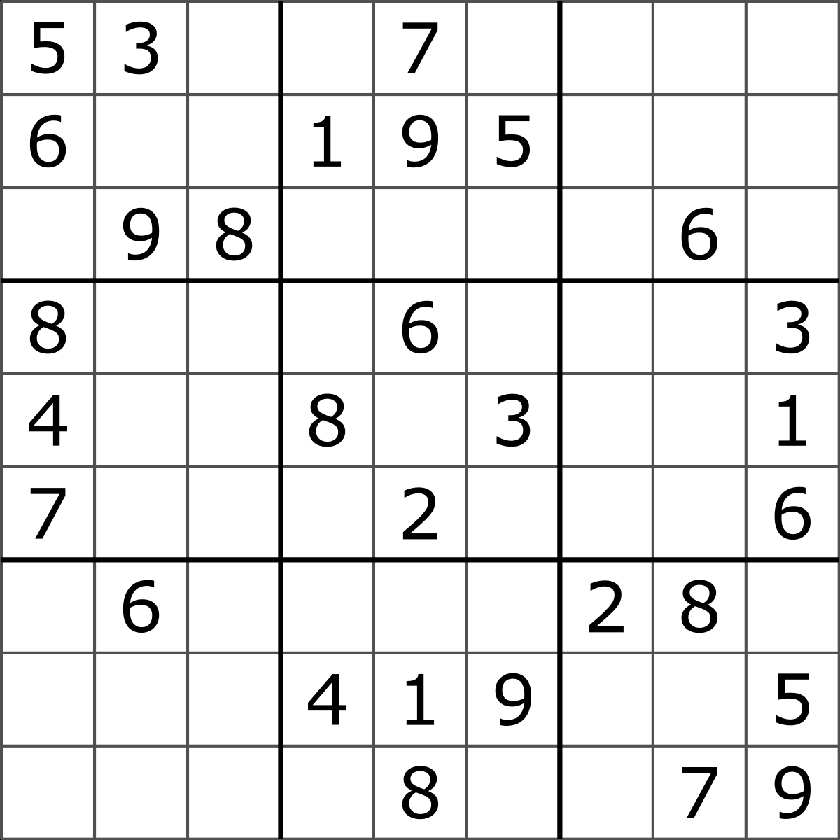
#> input picture App02-Sudoku-Lens/sudoku-flat.png, 840 x 840 px, shrunk from 1200 x 1200 before the run
$ jupyter execute box_detection.ipynb   (older library calls are emulated)
#> lines starting #> are read from the running program, lines starting #| are printed output that depends on the picture; after the words box and inside, x2 and y2 are one past the last pixel; in counts of white or black regions, pixels touching at a corner belong together
[cell 1]
import cv2
import numpy as np
import matplotlib.pyplot as plt
import matplotlib as mpl
from ipywidgets import interact, interactive, fixed, interact_manual
import ipywidgets as widgets
mpl.rcParams['image.cmap'] = 'gray'

[cell 2]
# Read the image
img = cv2.imread("sudoku-flat.png", 0)
#> img is the input picture: shape (840, 840); min 0, max 255, mean 231.9

[cell 3]
 # Thresholding the image
(thresh, img_bin) = cv2.threshold(img, 128, 255,cv2.THRESH_BINARY|     cv2.THRESH_OTSU)
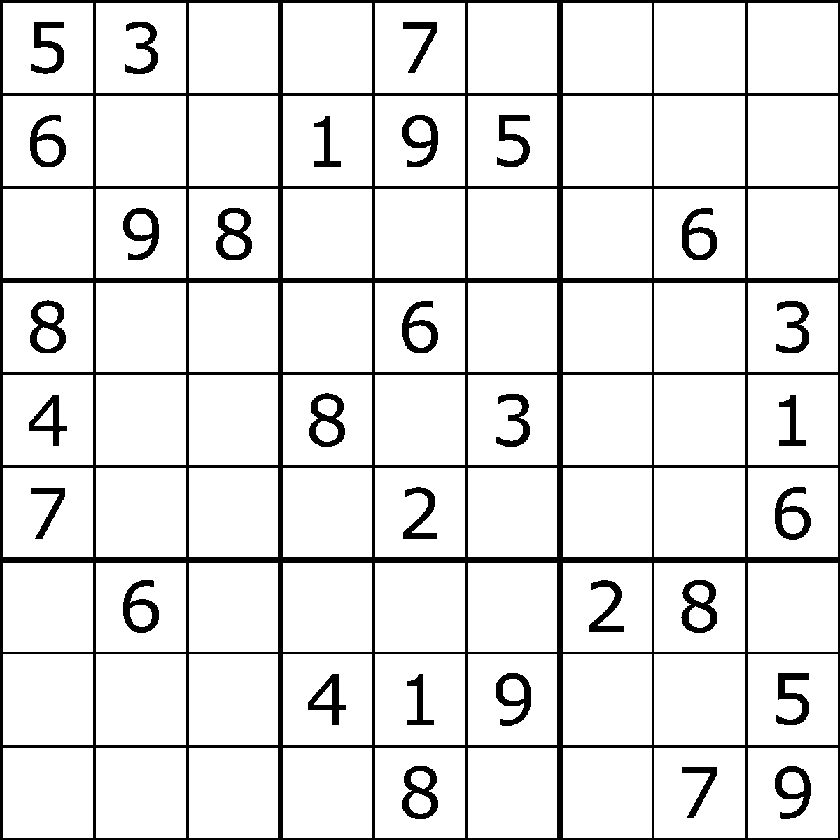
#> img_bin: shape (840, 840); 89.2% white; 31 black regions, largest, box (x1, y1, x2, y2) and area: (0, 0, 840, 840) 54351, (309, 393, 345, 447) 909, (402, 766, 438, 819) 908
#> thresh = 150
# Invert the image
img_bin = 255-img_bin
# cv2.imwrite("Image_bin.jpg",img_bin)
plt.axis('off')
plt.imshow(img_bin);

[cell 4]
def f(x):
    # Defining a kernel length
    global horizontal_lines_img, verticle_lines_img, kernel
    kernel_length = np.array(img).shape[1]//x

    # A verticle kernel of (1 X kernel_length), which will detect all the verticle lines from the image.
    verticle_kernel = cv2.getStructuringElement(cv2.MORPH_RECT, (1, kernel_length))
    # A horizontal kernel of (kernel_length X 1), which will help to detect all the horizontal line from the image.
    hori_kernel = cv2.getStructuringElement(cv2.MORPH_RECT, (kernel_length, 1))
    # A kernel of (3 X 3) ones.
    kernel = cv2.getStructuringElement(cv2.MORPH_RECT, (3, 3))
    # Morphological operation to detect vertical lines from an image
    img_temp1 = cv2.erode(img_bin, verticle_kernel, iterations=3)
    verticle_lines_img = cv2.dilate(img_temp1, verticle_kernel, iterations=3)
#     cv2.imwrite("verticle_lines.jpg",verticle_lines_img)
    # Morphological operation to detect horizontal lines from an image
    img_temp2 = cv2.erode(img_bin, hori_kernel, iterations=3)
    horizontal_lines_img = cv2.dilate(img_temp2, hori_kernel, iterations=3)
    plt.subplot(1, 2, 1)  # 2 rows, 2 columns, 1st subplot = top left
    plt.imshow(verticle_lines_img);
    plt.axis('off')

    plt.subplot(1, 2, 2)  # 2 rows, 2 columns, 2nd subplot = top right
    plt.imshow(horizontal_lines_img);
    plt.axis('off')

interact(f,  x=widgets.IntSlider(min=1,max=255,step=1,value=50));
#> the sliders are set to x = 50
#> in f, `img_temp1 = cv2.erode(img_bin, verticle_kernel, iterations=3)`:
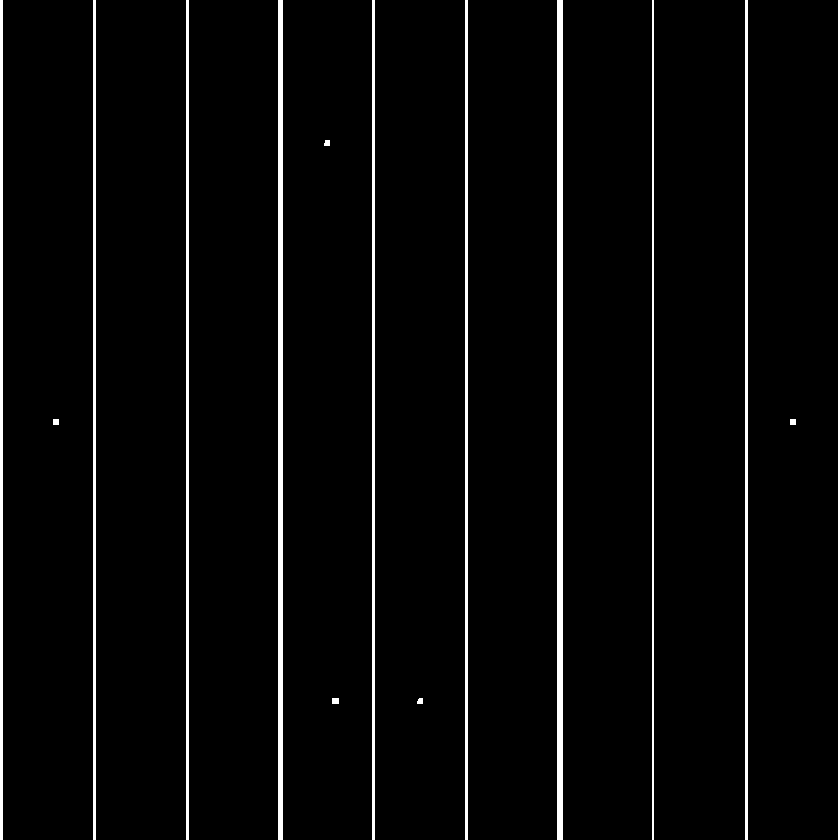
#> img_temp1: shape (840, 840); 4% white; 15 white regions, largest, box (x1, y1, x2, y2) and area: (557, 0, 563, 840) 5040, (278, 0, 283, 840) 4200, (0, 0, 3, 840) 2520
#> in f, `verticle_lines_img = cv2.dilate(img_temp1, verticle_kernel, iterations..`:
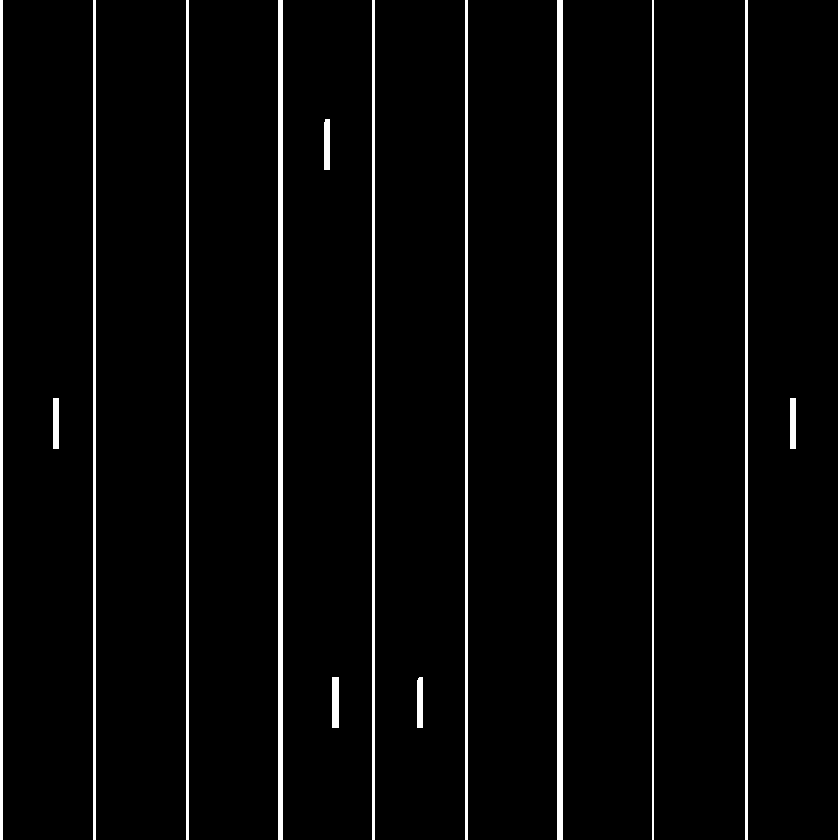
#> verticle_lines_img: shape (840, 840); 4.2% white; 15 white regions, largest, box (x1, y1, x2, y2) and area: (557, 0, 563, 840) 5040, (278, 0, 283, 840) 4200, (0, 0, 3, 840) 2520
#> in f, `img_temp2 = cv2.erode(img_bin, hori_kernel, iterations=3)`:
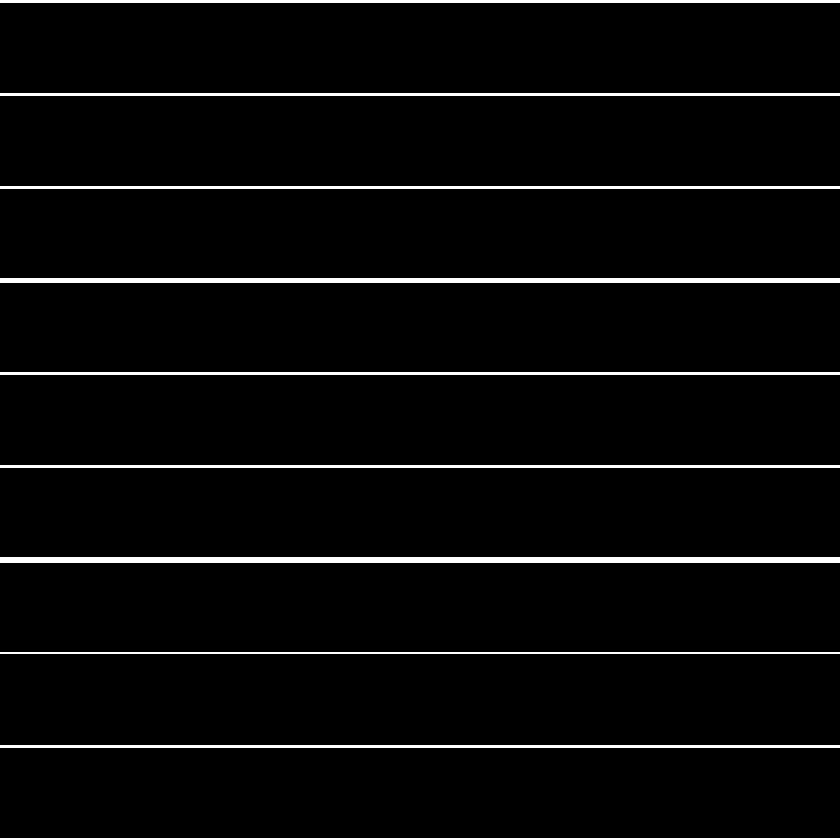
#> img_temp2: shape (840, 840); 3.9% white; 10 white regions, largest, box (x1, y1, x2, y2) and area: (0, 557, 840, 563) 5040, (0, 278, 840, 283) 4200, (0, 0, 840, 3) 2520

[cell 5]
# Weighting parameters, this will decide the quantity of an image to be added to make a new image.
alpha = 0.5
beta = 1.0 - alpha
# This function helps to add two image with specific weight parameter to get a third image as summation of two image.
img_final_bin = cv2.addWeighted(verticle_lines_img, alpha, horizontal_lines_img, beta, 0.0)
img_final_bin = cv2.erode(~img_final_bin, kernel, iterations=2)
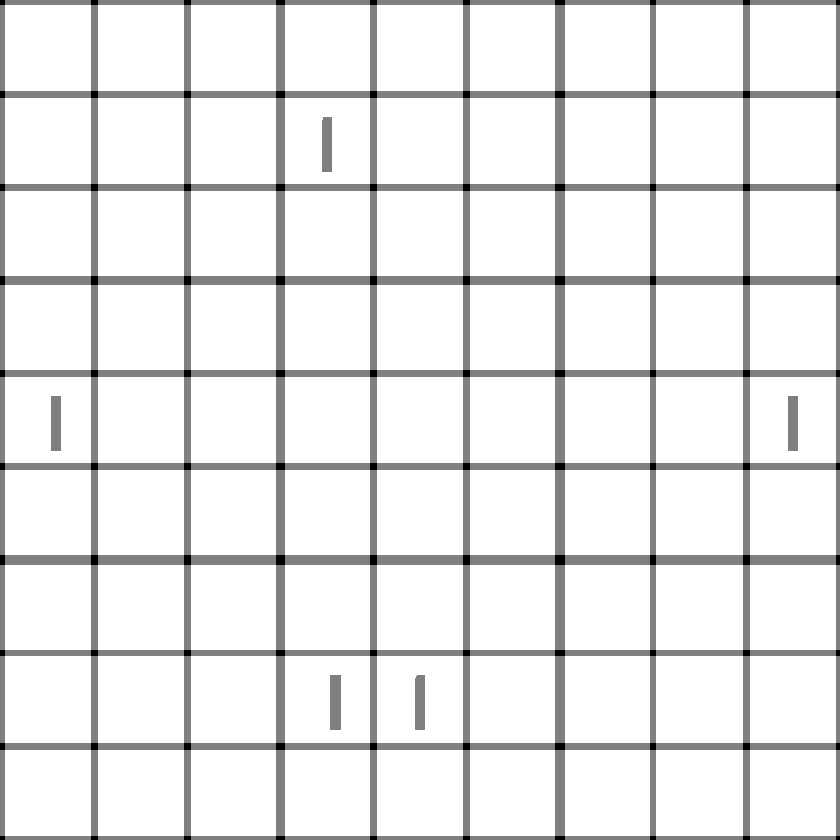
#> img_final_bin: shape (840, 840); min 0, max 255, mean 233.5
(thresh, img_final_bin) = cv2.threshold(img_final_bin, 128,255, cv2.THRESH_BINARY | cv2.THRESH_OTSU)
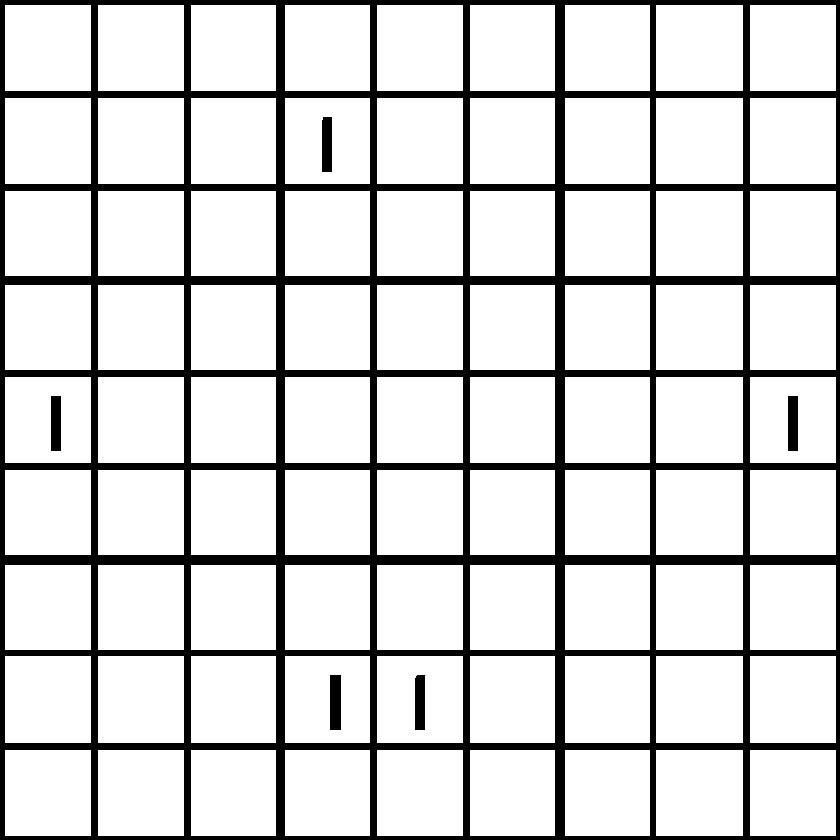
#> img_final_bin: shape (840, 840); 83.8% white; 6 black regions
#> thresh = 127
plt.axis('off')
plt.imshow(img_final_bin)

[cell 6]
def sort_contours(cnts, method="left-to-right"):
    # initialize the reverse flag and sort index
    reverse = False
    i = 0

    # handle if we need to sort in reverse
    if method == "right-to-left" or method == "bottom-to-top":
        reverse = True

    # handle if we are sorting against the y-coordinate rather than
    # the x-coordinate of the bounding box
    if method == "top-to-bottom" or method == "bottom-to-top":
        i = 1

    # construct the list of bounding boxes and sort them from top to
    # bottom
    boundingBoxes = [cv2.boundingRect(c) for c in cnts]
    (cnts, boundingBoxes) = zip(*sorted(zip(cnts, boundingBoxes),
        key=lambda b:b[1][i], reverse=reverse))

    # return the list of sorted contours and bounding boxes
    return (cnts, boundingBoxes)

# Find contours for image, which will detect all the boxes
im2, contours, hierarchy = cv2.findContours(img_final_bin, cv2.RETR_TREE, cv2.CHAIN_APPROX_SIMPLE)
#> contours = 86 contours; largest, box (x1, y1, x2, y2) and area: (656, 656, 743, 743) 7396, (656, 750, 743, 836) 7310, (750, 656, 836, 743) 7310, (377, 656, 463, 743) 7310, (98, 656, 184, 743) 7310

# Sort all the contours by top to bottom.
(contours, boundingBoxes) = sort_contours(contours, method="top-to-bottom")
#> in sort_contours, `boundingBoxes = [cv2.boundingRect(c) for c in cnts]`: boundingBoxes = 86 items, first 6: (750, 750, 86, 86), (656, 750, 87, 86), (565, 750, 85, 86), (470, 750, 85, 86), (377, 750, 86, 86), (285, 750, 85, 86)
#> in sort_contours, `(cnts, boundingBoxes) = zip(*sorted(zip(cnts, boundingBoxes), key=lamb..`: cnts = 86 contours; largest, box (x1, y1, x2, y2) and area: (656, 656, 743, 743) 7396, (656, 5, 743, 91) 7310, (656, 98, 743, 184) 7310, (656, 377, 743, 463) 7310, (750, 656, 836, 743) 7310; boundingBoxes = 86 items, first 6: (750, 5, 86, 86), (656, 5, 87, 86), (565, 5, 85, 86), (470, 5, 85, 86), (377, 5, 86, 86), (285, 5, 85, 86)
#> contours has the same summary as cnts in sort_contours

[cell 7]
idx = 0
for c in contours:
    # Returns the location and width,height for every contour
    x, y, w, h = cv2.boundingRect(c)
# If the box height is greater then 20, widht is >80, then only save it as a box in "cropped/" folder.
    if (w > 80 and h > 20) and w > 3*h:
        idx += 1
        new_img = img[y:y+h, x:x+w]
        plt.subplot(10,1, idx)
        plt.imshow(new_img )
        plt.axis('off')
#> this loop made 86 passes
#> (c, x, y, w, h) on passes 1 to 10: ([[750, 5], [750, 90], [835, 90], [835, 5]], 750, 5, 86, 86), ([[656, 5], [656, 90], [742, 90], [742, 5]], 656, 5, 87, 86), ([[565, 5], [565, 90], [649, 90], [649, 5]], 565, 5, 85, 86), ([[470, 5], [470, 90], [554, 90], [554, 5]], 470, 5, 85, 86), ([[377, 5], [377, 90], [462, 90], [462, 5]], 377, 5, 86, 86), ([[285, 5], [285, 90], [369, 90], [369, 5]], 285, 5, 85, 86), ([[191, 5], [191, 90], [275, 90], [275, 5]], 191, 5, 85, 86), ([[98, 5], [98, 90], [183, 90], [183, 5]], 98, 5, 86, 86), ([[5, 5], [5, 90], [90, 90], [90, 5]], 5, 5, 86, 86), ([[750, 98], [750, 183], [835, 183], [835, 98]], 750, 98, 86, 86)
#> (x, y, w, h) on passes 19, 47, 48: (321, 116, 12, 57), (787, 395, 12, 57), (50, 395, 12, 57)
#> after the loop, idx = 0
